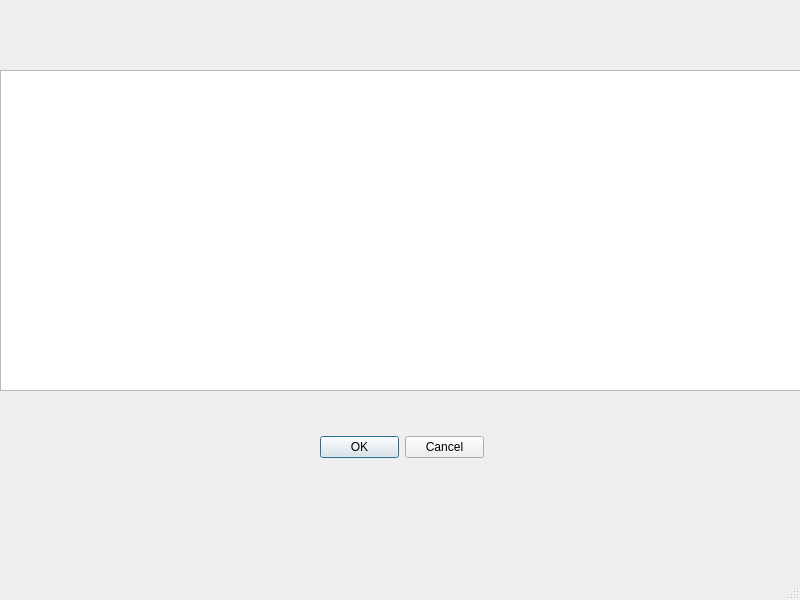
<?xml version="1.0" encoding="UTF-8"?>
<ui version="4.0">
 <class>Welcome</class>
 <widget class="QMainWindow" name="Welcome">
  <property name="geometry">
   <rect>
    <x>0</x>
    <y>0</y>
    <width>800</width>
    <height>600</height>
   </rect>
  </property>
  <property name="maximumSize">
   <size>
    <width>800</width>
    <height>600</height>
   </size>
  </property>
  <property name="windowTitle">
   <string>Welcome</string>
  </property>
  <widget class="QWidget" name="centralwidget">
   <widget class="QGraphicsView" name="graphicsView">
    <property name="geometry">
     <rect>
      <x>0</x>
      <y>70</y>
      <width>801</width>
      <height>321</height>
     </rect>
    </property>
   </widget>
   <widget class="QDialogButtonBox" name="buttonBox">
    <property name="geometry">
     <rect>
      <x>320</x>
      <y>431</y>
      <width>164</width>
      <height>32</height>
     </rect>
    </property>
    <property name="standardButtons">
     <set>QDialogButtonBox::Cancel|QDialogButtonBox::Ok</set>
    </property>
   </widget>
  </widget>
  <widget class="QMenuBar" name="menubar">
   <property name="geometry">
    <rect>
     <x>0</x>
     <y>0</y>
     <width>800</width>
     <height>22</height>
    </rect>
   </property>
  </widget>
  <widget class="QStatusBar" name="statusbar"/>
 </widget>
 <resources/>
 <connections/>
</ui>
